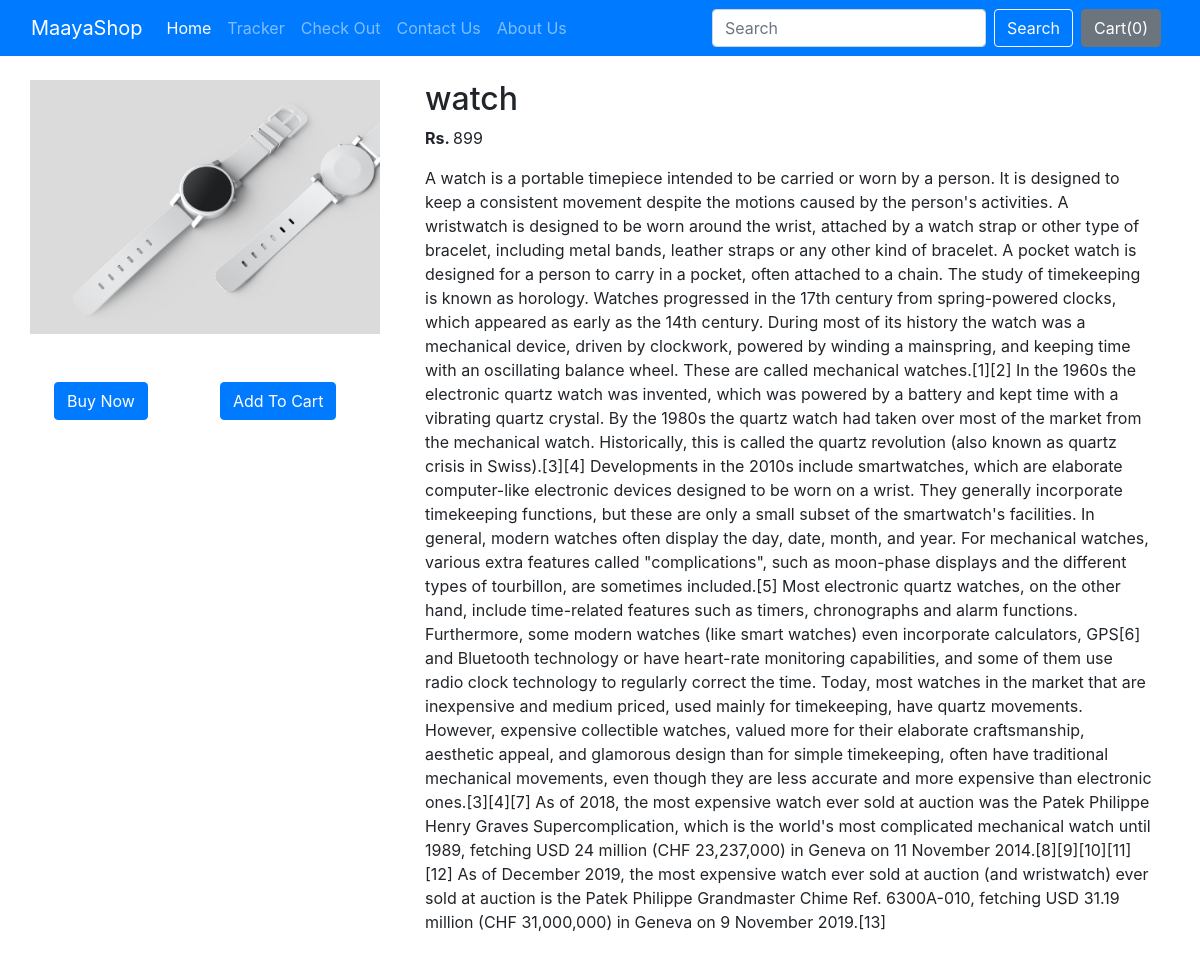
The app's page /shop/productview/17 with its own data.
### shop/models.py (models this page shows, shortened)
class Product(models.Model):
    product_id = models.AutoField
    product_name = models.CharField(max_length=200)
    category = models.CharField(max_length=50, default="")
    subcategory = models.CharField(max_length=50, default="")
    product_desc = models.TextField(max_length=10000)
    product_price = models.IntegerField(default=0)
    product_image = models.ImageField(upload_to="shop/images", default="")
    publish_date = models.DateField()

### shop/views.py (the view)
# urls.py: path('productview/<int:pid>', views.productview, name="ProductView"),
def productview(request, pid):
    product = Product.objects.filter(id=pid)
    return render(request, 'shop/productview.html', {'product': product[0]})

### shop/templates/shop/productview.html (shortened to what this page needs)
{% extends 'shop/basic.html' %}
{% block body %}
<div class="container my-4">
    <div class="row">
        <div class="col-md-4">
            <div class="row">
                <img src="/media/{{product.product_image}}" height="auto" width="350px">
            </div>
            <div class="row my-5">
                <button class="btn btn-primary mx-4">Buy Now</button>
                <button class="btn btn-primary mx-5">Add To Cart</button>
            </div>
        </div>
        <div class="col-md-8">
            <h2>{{product.product_name}}</h2>
            <p><b>Rs. </b>{{product.product_price}}</p>
            <p>{{product.product_desc}}</p>
        </div>
    </div>
</div>
{% endblock %}

### records on screen
Product: product_image (picture), product_name "watch", product_price "899", product_desc "A watch is a portable timepiece intended to be carried or worn by a person. It is designed to keep a consistent movement despite the motions caused by the person's activities. A wristwatch is designed to be worn around the wrist, attached by a watch strap or other type of bracelet, including metal bands, leather straps or any other kind of bracelet. A pocket watch is designed for a person to carry in a pocket, often attached to a chain. The study of timekeeping is known as horology. Watches progressed in the 17th century from spring-powered clocks, which appeared as early as the 14th century. During most of its history the watch was a mechanical device, driven by clockwork, powered by…"
